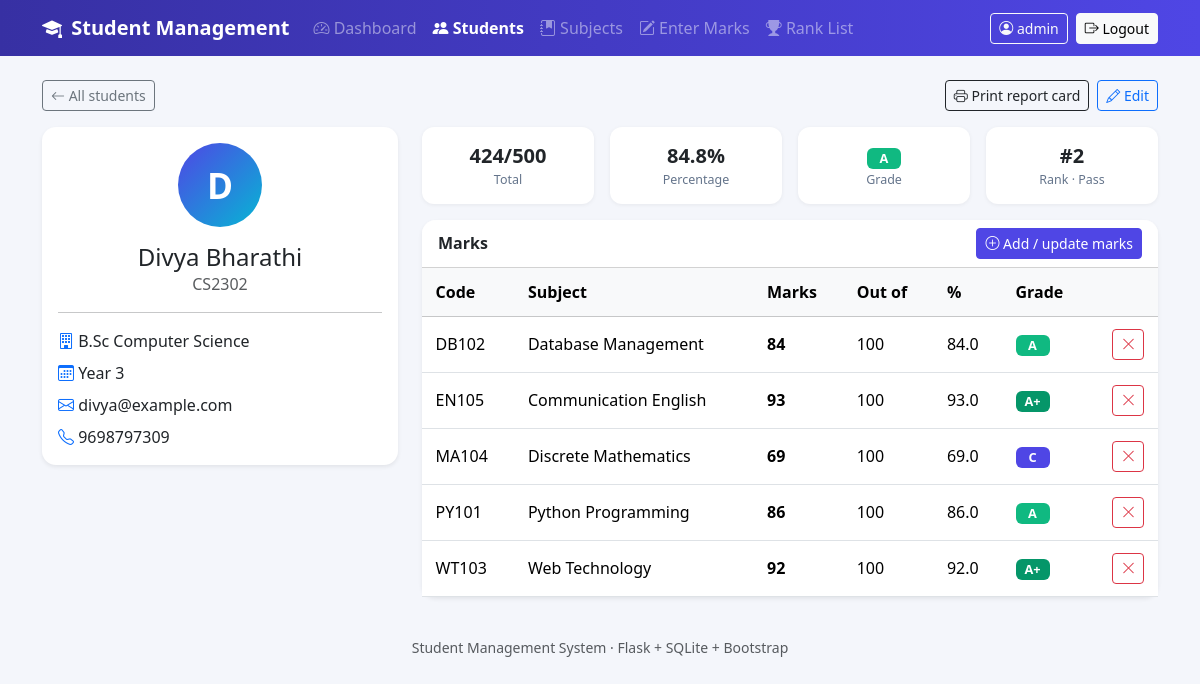
The app's page /students/2 (signed in) with its own data.
### tables this page shows
CREATE TABLE students (
    id         INTEGER PRIMARY KEY AUTOINCREMENT,
    roll_no    TEXT    NOT NULL UNIQUE,
    name       TEXT    NOT NULL,
    department TEXT    NOT NULL,
    year       INTEGER NOT NULL CHECK (year BETWEEN 1 AND 5),
    email      TEXT,
    phone      TEXT,
    created_at TEXT    NOT NULL DEFAULT CURRENT_TIMESTAMP
);

CREATE TABLE marks (
    id         INTEGER PRIMARY KEY AUTOINCREMENT,
    student_id INTEGER NOT NULL REFERENCES students (id) ON DELETE CASCADE,
    subject_id INTEGER NOT NULL REFERENCES subjects (id) ON DELETE CASCADE,
    marks      INTEGER NOT NULL CHECK (marks >= 0),
    UNIQUE (student_id, subject_id)
);

CREATE TABLE subjects (
    id        INTEGER PRIMARY KEY AUTOINCREMENT,
    code      TEXT    NOT NULL UNIQUE,
    name      TEXT    NOT NULL,
    max_marks INTEGER NOT NULL DEFAULT 100 CHECK (max_marks > 0)
);

### app.py (the view)
@app.route("/students/<int:student_id>")
@login_required
def student_detail(student_id):
    db = get_db()
    student = db.execute("SELECT * FROM students WHERE id = ?",
                         (student_id,)).fetchone()
    if student is None:
        abort(404)
    rows = []
    for m in db.execute("""
            SELECT m.id, m.marks, sub.code, sub.name, sub.max_marks
            FROM marks m JOIN subjects sub ON sub.id = m.subject_id
            WHERE m.student_id = ? ORDER BY sub.code""", (student_id,)):
        pct = m["marks"] * 100.0 / m["max_marks"]
        rows.append({**dict(m), "pct": round(pct, 1),
                     "grade": grade_for(pct, pct >= PASS_PERCENT)})
    summary = next((r for r in build_results(db) if r["id"] == student_id),
                   None)
    return render_template("student_detail.html", student=student, marks=rows,
                           summary=summary)

### app.py (called while the page is built)
def get_db():
    if "db" not in g:
        g.db = sqlite3.connect(DATABASE)
        g.db.row_factory = sqlite3.Row
        g.db.execute("PRAGMA foreign_keys = ON")
    return g.db

def login_required(view):
    @wraps(view)
    def wrapped(*args, **kwargs):
        if "user_id" not in session:
            return redirect(url_for("login"))
        return view(*args, **kwargs)
    return wrapped

def csrf_token():
    if "_csrf" not in session:
        session["_csrf"] = secrets.token_hex(16)
    return session["_csrf"]

@app.before_request
def csrf_protect():
    if request.method == "POST":
        token = session.get("_csrf")
        if not token or not secrets.compare_digest(
                token, request.form.get("_csrf", "")):
            abort(400, "Your session expired. Please go back and try again.")

def grade_for(percentage, passed=True):
    if not passed:
        return "F"
    for limit, grade in ((90, "A+"), (80, "A"), (70, "B"), (60, "C"),
                         (50, "D")):
        if percentage >= limit:
            return grade
    return "E"

### templates/student_detail.html (shortened to what this page needs)
{% extends "base.html" %}
{% block content %}
<div class="d-flex flex-wrap justify-content-between align-items-center mb-3 gap-2 no-print">
  <a href="{{ url_for('students') }}" class="btn btn-sm btn-outline-secondary"><i class="bi bi-arrow-left"></i> All students</a>
  <div class="d-flex gap-2">
    <button class="btn btn-sm btn-outline-dark" onclick="window.print()"><i class="bi bi-printer"></i> Print report card</button>
    <a href="{{ url_for('edit_student', student_id=student.id) }}" class="btn btn-sm btn-outline-primary"><i class="bi bi-pencil"></i> Edit</a>
  </div>
</div>
<div class="row g-4">
  <div class="col-lg-4">
    <div class="card shadow-sm text-center">
      <div class="card-body">
        <div class="avatar">{{ student.name[0]|upper }}</div>
        <h4 class="mt-3 mb-0">{{ student.name }}</h4>
        <div class="text-muted">{{ student.roll_no }}</div>
        <hr>
        <ul class="list-unstyled text-start mb-0">
          <li class="mb-2"><i class="bi bi-building text-primary"></i> {{ student.department }}</li>
          <li class="mb-2"><i class="bi bi-calendar3 text-primary"></i> Year {{ student.year }}</li>
          <li class="mb-2"><i class="bi bi-envelope text-primary"></i> {{ student.email or '-' }}</li>
          <li><i class="bi bi-telephone text-primary"></i> {{ student.phone or '-' }}</li>
        </ul>
      </div>
    </div>
  </div>
  <div class="col-lg-8">
    {% if summary %}
    <div class="row g-3 mb-3">
      <div class="col-6 col-md-3"><div class="mini-stat"><div class="mini-value">{{ summary.total }}/{{ summary.max_total }}</div><div class="mini-label">Total</div></div></div>
      <div class="col-6 col-md-3"><div class="mini-stat"><div class="mini-value">{{ summary.percentage }}%</div><div class="mini-label">Percentage</div></div></div>
      <div class="col-6 col-md-3"><div class="mini-stat"><div class="mini-value"><span class="badge grade-{{ summary.grade|replace('+', 'p') }}">{{ summary.grade }}</span></div><div class="mini-label">Grade</div></div></div>
      <div class="col-6 col-md-3"><div class="mini-stat"><div class="mini-value">#{{ summary.rank }}</div><div class="mini-label">Rank &middot; {{ summary.result }}</div></div></div>
    </div>
    {% endif %}
    <div class="card shadow-sm">
      <div class="card-header bg-white d-flex justify-content-between align-items-center">
        <span class="fw-semibold">Marks</span>
        <a href="{{ url_for('add_marks', student_id=student.id) }}" class="btn btn-sm btn-primary no-print"><i class="bi bi-plus-circle"></i> Add / update marks</a>
      </div>
      <div class="table-responsive">
        <table class="table align-middle mb-0">
          <thead class="table-light"><tr><th>Code</th><th>Subject</th><th>Marks</th><th>Out of</th><th>%</th><th>Grade</th><th class="no-print"></th></tr></thead>
          <tbody>
          {% for m in marks %}
            <tr>
              <td>{{ m.code }}</td>
              <td>{{ m.name }}</td>
              <td class="fw-semibold">{{ m.marks }}</td>
              <td>{{ m.max_marks }}</td>
              <td>{{ m.pct }}</td>
              <td><span class="badge grade-{{ m.grade|replace('+', 'p') }}">{{ m.grade }}</span></td>
              <td class="text-end no-print">
                <form method="post" action="{{ url_for('delete_marks', mark_id=m.id) }}" class="d-inline"
                      onsubmit="return confirm('Remove this marks entry?');">
                  <button class="btn btn-sm btn-outline-danger" type="submit"><i class="bi bi-x-lg"></i></button>
                </form>
              </td>
            </tr>
          {% else %}
            <tr><td colspan="7" class="text-center text-muted py-4">No marks entered yet.</td></tr>
          {% endfor %}
          </tbody>
        </table>
      </div>
    </div>
  </div>
</div>
{% endblock %}

### static/style.css (style rules this page uses)
:root { --brand: #4f46e5; --brand-dark: #3730a3; }
body { background: #f4f6fb; }
.btn-primary { background: var(--brand); border-color: var(--brand); }
a { color: var(--brand); }
.card { border: 0; border-radius: 14px; }
.card-header { border-radius: 14px 14px 0 0 !important; }
.badge[class*="grade-"] { color: #fff; font-size: .8rem; min-width: 34px; }
.grade-Ap { background: #059669; }
.grade-A { background: #10b981; }
.grade-C { background: #4f46e5; }
.avatar { width: 84px; height: 84px; margin: 0 auto; border-radius: 50%; display: flex; align-items: center; justify-content: center; font-size: 2.2rem; font-weight: 700; color: #fff; background: linear-gradient(135deg, var(--brand), #06b6d4); }
.mini-stat { background: #fff; border-radius: 12px; padding: 14px; text-align: center; box-shadow: 0 1px 4px rgba(0, 0, 0, .06); }
.mini-value { font-size: 1.25rem; font-weight: 700; }
.mini-label { font-size: .78rem; color: #64748b; }
.table > :not(caption) > * > * { padding: .75rem .85rem; }

### records on screen
students: name "D", name "Divya Bharathi", roll_no "CS2302", department "B.Sc Computer Science", year "3", email "divya@example.com", phone "9698797309"
marks: code "DB102", name "Database Management", marks "84", max_marks "100", pct "84.0", grade "A"
marks: code "EN105", name "Communication English", marks "93", max_marks "100", pct "93.0", grade "A+"
marks: code "MA104", name "Discrete Mathematics", marks "69", max_marks "100", pct "69.0", grade "C"
marks: code "PY101", name "Python Programming", marks "86", max_marks "100", pct "86.0", grade "A"
marks: code "WT103", name "Web Technology", marks "92", max_marks "100", pct "92.0", grade "A+"

### other values on screen
{{ session.get('username') }} "admin"
{{ summary.total }} "424"
{{ summary.max_total }} "500"
{{ summary.percentage }} "84.8"
{{ summary.grade }} "A"
{{ summary.rank }} "2"
{{ summary.result }} "Pass"
